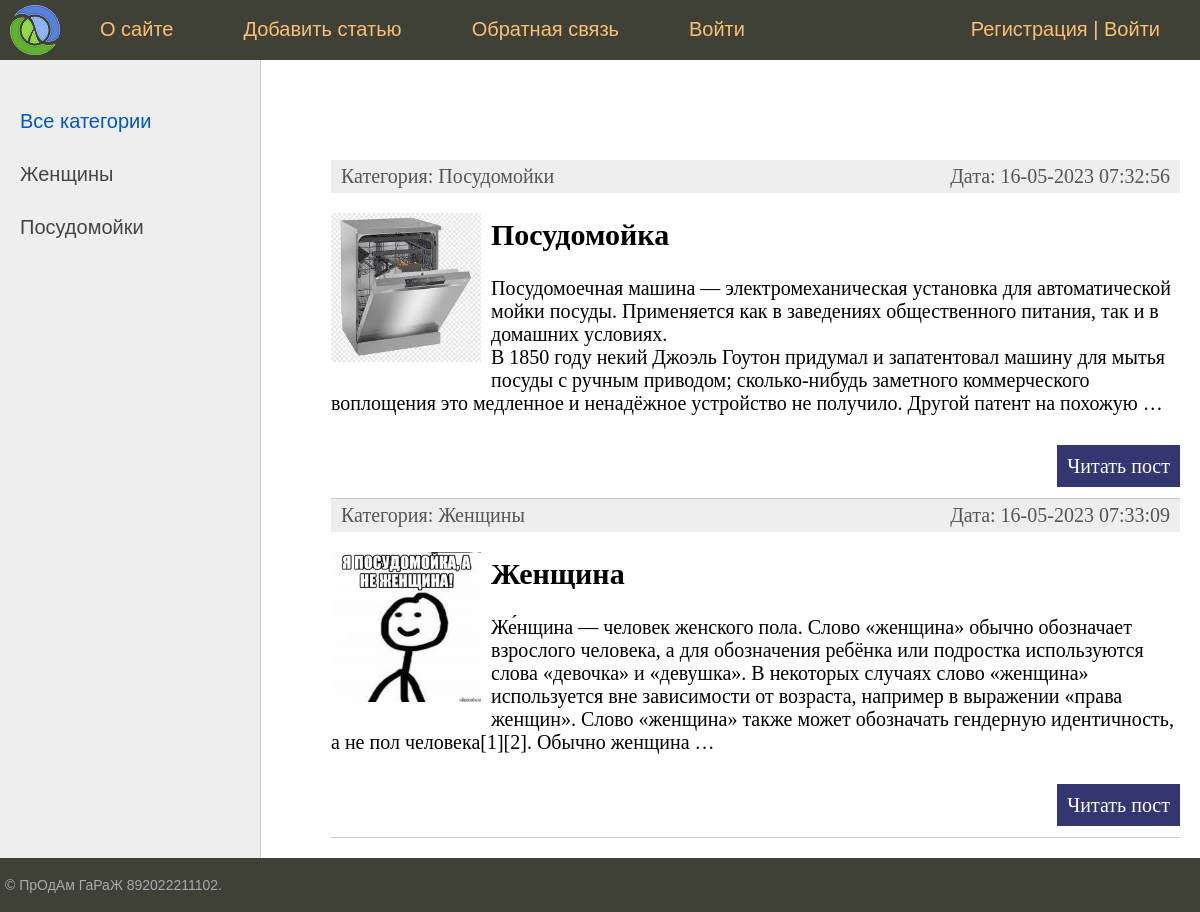
The page / on the database its author committed.
### women/models.py (models this page shows, shortened)
class Category(models.Model):
    name = models.CharField(max_length=100, db_index=True, verbose_name='Категория')
    slug = models.SlugField(max_length=255, unique=True, db_index=True, verbose_name="URL")
    def __str__(self):
        return self.name
    def get_absolute_url(self):
        return reverse('category', kwargs={'cat_id': self.pk})
    class Meta:
        verbose_name = 'Категория'
        verbose_name_plural = 'Категории'
        ordering = ['id']

class Women(models.Model):
    title = models.CharField(max_length=255, verbose_name="Заголовок")
    slug = models.SlugField(max_length=255, unique=True, db_index=True, verbose_name="URL")
    content = models.TextField(blank=True, verbose_name="Текст статьи")
    photo = models.ImageField(upload_to="photos/%Y/%m/%d/", verbose_name="Фото")
    time_create = models.DateTimeField(auto_now_add=True, verbose_name="Время создания")
    time_update = models.DateTimeField(auto_now=True, verbose_name="Время изменения")
    is_published = models.BooleanField(default=True, verbose_name="Публикация")
    cat = models.ForeignKey('Category', on_delete=models.PROTECT, verbose_name="Категории")
    def get_absolute_url(self):
        return reverse('post', kwargs={'post_slug': self.slug})
    class Meta:
        verbose_name = 'Ну вы поняли'
        verbose_name_plural = 'Ну вы поняли'
        ordering = ['-time_create', 'title']

### women/views.py (the view)
# urls.py: path('', index, name='home'),
def index(request):
    posts = Women.objects.all()
    context = {
        'posts': posts,
        'menu': menu,
        'title': 'Главная страница',
        'cat_selected': 0,
    }
    return render(request, 'women/index.html', context=context)

### women/templatetags/women_tags.py (called while the page is built)
@register.inclusion_tag('women/list_categories.html')
def show_categories(sort=None, cat_selected=0):
    if not sort:
        cats = Category.objects.all()
    else:
        cats = Category.objects.order_by(sort)
    return {"cats": cats, "cat_selected": cat_selected}

### women/templates/women/index.html (shortened to what this page needs)
{% extends 'women/base.html' %}
{% block content %}
<ul class="list-articles">
	{% for p in posts %}
			<li><div class="article-panel">
	<p class="first">Категория: {{p.cat}}</p>
	<p class="last">Дата: {{p.time_update|date:"d-m-Y H:i:s"}}</p>
</div>
{% if p.photo %}
	<p><img class="img-article-left thumb" src="{{p.photo.url}}"></p>
{% endif %}
				<h2>{{p.title}}</h2>
	{% autoescape on %}
	{{p.content|linebreaks|truncatewords:50}}
	{% endautoescape %}
			<p class="link-read-post"><a href="{{ p.get_absolute_url }}">Читать пост</a></p>
			</li>
	{% endfor %}
</ul>
{% endblock %}

### women/templates/women/base.html (shortened to what this page needs)
{% load static %}
{% load women_tags %}
<!DOCTYPE html>
<html>
<head>
	<link type="text/css" href="{% static 'women/css/styles.css' %}" rel="stylesheet" />
</head>
<body>
<table class="table-page" border=0 cellpadding="0" cellspacing="0">
<tr><td valign=top>
{% block mainmenu %}
		<div class="header">
			<ul id="mainmenu" class="mainmenu">
			<li class="logo"><a href="{% url 'home' %}"><div class="logo"></div></a></li>
{% for m in menu %}
			<li><a href="{% url m.url_name %}">{{m.title}}</a></li>
{% endfor %}
				{% if request.user.is_authenticated %}
				<li class="last"> {{user.username}} | <a href="{% url 'logout' %}">Выйти</a></li>
				{% else %}
				<li class="last"><a href="{% url 'register' %}">Регистрация</a> | <a href="{% url 'login' %}">Войти</a></li>
				{% endif %}
			</ul>
		</div>
{% endblock mainmenu %}
<table class="table-content" border=0 cellpadding="0" cellspacing="0">
<tr>
	<td valign="top" class="left-chapters">
	<ul id="leftchapters">
{% if cat_selected == 0 %}
		<li class="selected">Все категории</li>
{% else %}
		<li><a href="{% url 'home' %}">Все категории</a></li>
{% endif %}
{% show_categories cat_selected=cat_selected %}
	</ul>
</td>
<td valign="top" class="content">
	<div class="content-text">
{% block content %}
{% endblock %}
	</div>
</td></tr></table>
</td></tr>
<tr><td valign=top>
	<div id="footer">
		<p>&copy; ПрОдАм ГаРаЖ 892022211102.</p>
	</div>
</td></tr></table>
</body>
</html>

### women/templates/women/list_categories.html
{% for c in cats %}
	{% if c.pk == cat_selected %}
		<li class="selected">{{c.name}}</li>
	{% else %}
		<li><a href="{{ c.get_absolute_url }}">{{c.name}}</a></li>
	{% endif %}
{% endfor %}

### women/static/women/css/styles.css (style rules this page uses)
html, body { font-family: 'Arial'; margin: 0; padding: 0; height: 100%; width: 100%; color: #444; }
a { color: #0059b2; text-decoration: none; }
img { max-width: 600px; height: auto; }
img.img-article-left { max-width: 300px; height: auto; float: left; padding: 0 10px 10px 0; }
img.img-article-left.thumb { max-width: 150px; height: auto; }
p.link-read-post { text-align: right; }
p.link-read-post a { padding: 10px; min-width: 100px; background: #333671; color: #fff; text-decoration: none; }
div.article-panel { background: #eee; padding: 5px 10px 5px 10px; box-sizing: border-box; overflow: hidden; color: #555; }
div.article-panel p.first { margin: 0; float: left; }
div.article-panel p.last { margin: 0; float: right; }
ul.list-articles { list-style: none; margin: 0; padding: 0; }
ul.list-articles li { border-bottom: 1px solid #ccc; }
.table-page { width: 100%; height: 100%; vertical-align: top; }
.table-page tr { height: 100%; }
.header { background: #3F4137; height: 60px; }
.logo { background: url('../images/logo.png') no-repeat 10px 5px; width: 70px; height: 60px; }
ul.mainmenu { list-style: none; margin: 0; padding: 0; height: 60px; color: #fdc073; font-size: 20px; overflow: hidden; }
ul.mainmenu li { float: left; margin: 18px 40px 0 30px; }
ul.mainmenu li.logo { margin: 0; }
ul.mainmenu li.last { float: right; }
ul.mainmenu li a { color: #fdc073; text-decoration: none; }
.table-content { width: 100%; min-height: 100%; height: 100%; }
.left-chapters { margin: 0; background: #eee; border-right: 1px solid #ccc; min-height: 100%; }
.left-chapters ul { width: 230px; min-height: 100%; margin: 0; padding: 20px 10px 10px 20px; list-style: none; font-size: 20px; }
.left-chapters ul li { margin: 30px 0 0 0; color: #999; }
.left-chapters ul li.selected { color: #0059b2; }
.left-chapters ul li a { color: #444; text-decoration: none; }
.content { padding: 40px 20px 20px 40px; width: 100%; box-sizing: border-box; }
.content-text { margin: 60px 0 0 30px; color: #000; font-size: 20px; font-family: Yandex Sans Display Light; }
#footer { box-sizing: border-box; background: #3F4137; padding: 5px; color: #aaa; font-size: 14px; font-family: Verdana, Geneva, Arial, Helvetica; text-align: left; overflow: hidden; }

### rows shown on the page
Category: name "Женщины"
Category: name "Посудомойки"
Women: cat "Посудомойки", time_update "16-05-2023 07:32:56", photo (picture), title "Посудомойка", content "Посудомоечная машина — электромеханическая установка для автоматической мойки посуды. Применяется как в заведениях общественного питания, так и в домашних условиях. В 1850 году некий Джоэль Гоутон придумал и запатентовал машину для мытья посуды с ручным приводом; сколько-нибудь заметного коммерческого воплощения это медленное и ненадёжное устройство не получило. Другой патент на похожую …"
Women: cat "Женщины", time_update "16-05-2023 07:33:09", photo (picture), title "Женщина", content "Же́нщина — человек женского пола. Слово «женщина» обычно обозначает взрослого человека, а для обозначения ребёнка или подростка используются слова «девочка» и «девушка». В некоторых случаях слово «женщина» используется вне зависимости от возраста, например в выражении «права женщин». Слово «женщина» также может обозначать гендерную идентичность, а не пол человека[1][2]. Обычно женщина …"

### other values the page prints
{{ m.title }} "О сайте" "Добавить статью" "Обратная связь" "Войти"
